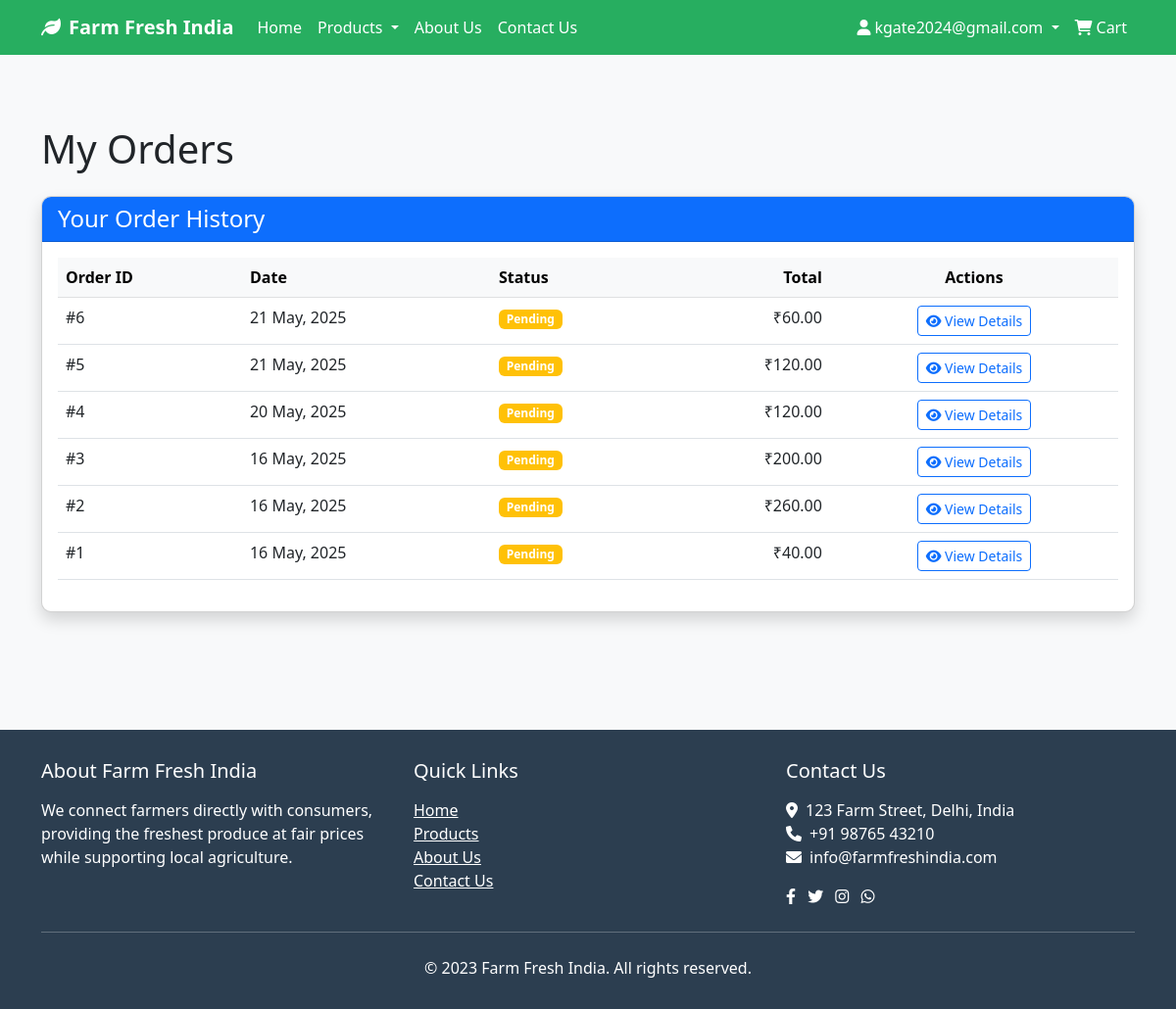
The app's page /my-orders/ (signed in) with its own data.
### cart/models.py (models this page shows, shortened)
class Order(models.Model):
    PAYMENT_METHOD_CHOICES = [
        ('upi', 'UPI'),
        ('card', 'Credit/Debit Card'),
        ('cod', 'Cash on Delivery'),
    ]
    ORDER_STATUS_CHOICES = [
        ('pending', 'Pending'),
        ('processing', 'Processing'),
        ('shipped', 'Shipped'),
        ('delivered', 'Delivered'),
        ('cancelled', 'Cancelled'),
    ]
    user = models.ForeignKey(User, on_delete=models.CASCADE, related_name='orders')
    full_name = models.CharField(max_length=150)
    email = models.EmailField()
    phone = models.CharField(max_length=15)
    address = models.CharField(max_length=250)
    city = models.CharField(max_length=100)
    state = models.CharField(max_length=100)
    pin_code = models.CharField(max_length=20)
    created = models.DateTimeField(auto_now_add=True)
    updated = models.DateTimeField(auto_now=True)
    payment_method = models.CharField(max_length=10, choices=PAYMENT_METHOD_CHOICES, default='cod')
    transaction_id = models.CharField(max_length=150, blank=True)
    status = models.CharField(max_length=20, choices=ORDER_STATUS_CHOICES, default='pending')
    total_paid = models.DecimalField(max_digits=10, decimal_places=2)
    class Meta:
        ordering = ('-created',)

### users/views.py (the view)
# urls.py: path('my-orders/', user_views.my_orders, name='my_orders'),
@login_required
def my_orders(request):
    orders = Order.objects.filter(user=request.user).order_by('-created')
    return render(request, 'users/my_orders.html', {'orders': orders})

### cart/context_processors.py (called while the page is built)
def cart_total(request):
    if request.user.is_authenticated:
        cart = Cart(request)
        return {'cart': cart}
    return {'cart': None}

### cart/models.py (called while the page is built)
    def __len__(self):
        return sum(item['quantity'] for item in self.cart.values())

### templates/users/my_orders.html (shortened to what this page needs)
{% extends 'base/base.html' %}
{% block content %}
<div class="container py-5">
    <h1 class="mb-4">My Orders</h1>
    <div class="card shadow">
        <div class="card-header bg-primary text-white">
            <h4 class="mb-0">Your Order History</h4>
        </div>
        <div class="card-body">
            {% if orders %}
                <div class="table-responsive">
                    <table class="table table-hover">
                        <thead class="table-light">
                            <tr>
                                <th>Order ID</th>
                                <th>Date</th>
                                <th>Status</th>
                                <th class="text-end">Total</th>
                                <th class="text-center">Actions</th>
                            </tr>
                        </thead>
                        <tbody>
                            {% for order in orders %}
                            <tr>
                                <td>#{{ order.id }}</td>
                                <td>{{ order.created|date:"d M, Y" }}</td>
                                <td>
                                    {% if order.status == 'pending' %}
                                    <span class="badge bg-warning">Pending</span>
                                    {% elif order.status == 'processing' %}
                                    <span class="badge bg-info">Processing</span>
                                    {% elif order.status == 'shipped' %}
                                    <span class="badge bg-primary">Shipped</span>
                                    {% elif order.status == 'delivered' %}
                                    <span class="badge bg-success">Delivered</span>
                                    {% else %}
                                    <span class="badge bg-secondary">{{ order.status }}</span>
                                    {% endif %}
                                </td>
                                <td class="text-end">₹{{ order.total_paid }}</td>
                                <td class="text-center">
                                    <a href="{% url 'order_detail' order.id %}" class="btn btn-sm btn-outline-primary">
                                        <i class="fas fa-eye"></i> View Details
                                    </a>
                                </td>
                            </tr>
                            {% endfor %}
                        </tbody>
                    </table>
                </div>
            {% endif %}
        </div>
    </div>
</div>
{% endblock %}

### templates/base/base.html (shortened to what this page needs)
<!DOCTYPE html>
{% load i18n %}
<html lang="{{ LANGUAGE_CODE }}">
<head>
    <link href="https://cdn.jsdelivr.net/npm/bootstrap@5.3.0/dist/css/bootstrap.min.css" rel="stylesheet">
    <link rel="stylesheet" href="https://cdnjs.cloudflare.com/ajax/libs/font-awesome/6.0.0/css/all.min.css">
</head>
<body>
    <header>
        <nav class="navbar navbar-expand-lg navbar-dark">
            <div class="container">
                <a class="navbar-brand" href="{% url 'home' %}">
                    <i class="fas fa-leaf me-2"></i>{% trans "Farm Fresh India" %}
                </a>
                <div class="collapse navbar-collapse" id="navbarNav">
                    <ul class="navbar-nav me-auto">
                        <li class="nav-item">
                            <a class="nav-link" href="{% url 'home' %}">{% trans "Home" %}</a>
                        </li>
                        <li class="nav-item dropdown">
                            <a class="nav-link dropdown-toggle" href="#" id="navbarDropdown" role="button" data-bs-toggle="dropdown" aria-expanded="false">
                                {% trans "Products" %}
                            </a>
                        </li>
                        <li class="nav-item">
                            <a class="nav-link" href="{% url 'about' %}">{% trans "About Us" %}</a>
                        </li>
                        <li class="nav-item">
                            <a class="nav-link" href="{% url 'contact' %}">{% trans "Contact Us" %}</a>
                        </li>
                    </ul>
                    <ul class="navbar-nav">
                        {% if user.is_authenticated %}
                            <li class="nav-item dropdown">
                                <a class="nav-link dropdown-toggle" href="#" id="userDropdown" role="button" data-bs-toggle="dropdown" aria-expanded="false">
                                    <i class="fas fa-user me-1"></i>{{ user.username }}
                                </a>
                            </li>
                        {% endif %}
                        <li class="nav-item">
                            <a class="nav-link" href="{% url 'cart_detail' %}">
                                <i class="fas fa-shopping-cart me-1"></i>{% trans "Cart" %}
                            </a>
                        </li>
                    </ul>
                </div>
            </div>
        </nav>
    </header>
    <main class="py-4">
        {% block content %}{% endblock %}
    </main>
    <footer class="footer mt-5">
        <div class="container">
            <div class="row">
                <div class="col-md-4 mb-4 mb-md-0">
                    <h5 class="mb-3">About Farm Fresh India</h5>
                    <p>We connect farmers directly with consumers, providing the freshest produce at fair prices while supporting local agriculture.</p>
                </div>
                <div class="col-md-4 mb-4 mb-md-0">
                    <h5 class="mb-3">Quick Links</h5>
                    <ul class="list-unstyled">
                        <li><a href="{% url 'home' %}" class="text-white">Home</a></li>
                        <li><a href="{% url 'category_list' 'normal' %}" class="text-white">Products</a></li>
                        <li><a href="{% url 'about' %}" class="text-white">About Us</a></li>
                        <li><a href="{% url 'contact' %}" class="text-white">Contact Us</a></li>
                    </ul>
                </div>
                <div class="col-md-4">
                    <h5 class="mb-3">Contact Us</h5>
                    <ul class="list-unstyled">
                        <li><i class="fas fa-map-marker-alt me-2"></i>123 Farm Street, Delhi, India</li>
                        <li><i class="fas fa-phone me-2"></i>+91 98765 43210</li>
                        <li><i class="fas fa-envelope me-2"></i>info@farmfreshindia.com</li>
                    </ul>
                    <div class="mt-3">
                        <a href="#" class="text-white me-2"><i class="fab fa-facebook-f"></i></a>
                        <a href="#" class="text-white me-2"><i class="fab fa-twitter"></i></a>
                        <a href="#" class="text-white me-2"><i class="fab fa-instagram"></i></a>
                        <a href="#" class="text-white"><i class="fab fa-whatsapp"></i></a>
                    </div>
                </div>
            </div>
            <hr class="my-4 bg-light">
            <div class="text-center">
                <p class="mb-0">&copy; 2023 Farm Fresh India. All rights reserved.</p>
            </div>
        </div>
    </footer>
</body>
</html>

### templates/base/base.html (style rules this page uses)
:root { --primary-color: #27ae60; --secondary-color: #f39c12; --dark-color: #2c3e50; --light-color: #ecf0f1; }
body { font-family: 'Segoe UI', Tahoma, Geneva, Verdana, sans-serif; background-color: #f8f9fa; }
.navbar { background-color: var(--primary-color); }
.navbar-brand { font-weight: bold; color: white !important; }
.nav-link { color: white !important; font-weight: 500; }
.card { border-radius: 10px; overflow: hidden; transition: transform 0.3s; box-shadow: 0 4px 6px rgba(0, 0, 0, 0.1); }
.footer { background-color: var(--dark-color); color: white; padding: 30px 0; }

### records on screen
Order: id "6", created "21 May, 2025", status "Pending", total_paid "60.00"
Order: id "5", created "21 May, 2025", status "Pending", total_paid "120.00"
Order: id "4", created "20 May, 2025", status "Pending", total_paid "120.00"
Order: id "3", created "16 May, 2025", status "Pending", total_paid "200.00"
Order: id "2", created "16 May, 2025", status "Pending", total_paid "260.00"
Order: id "1", created "16 May, 2025", status "Pending", total_paid "40.00"

### other values on screen
{{ user.username }} "kgate2024@gmail.com"
